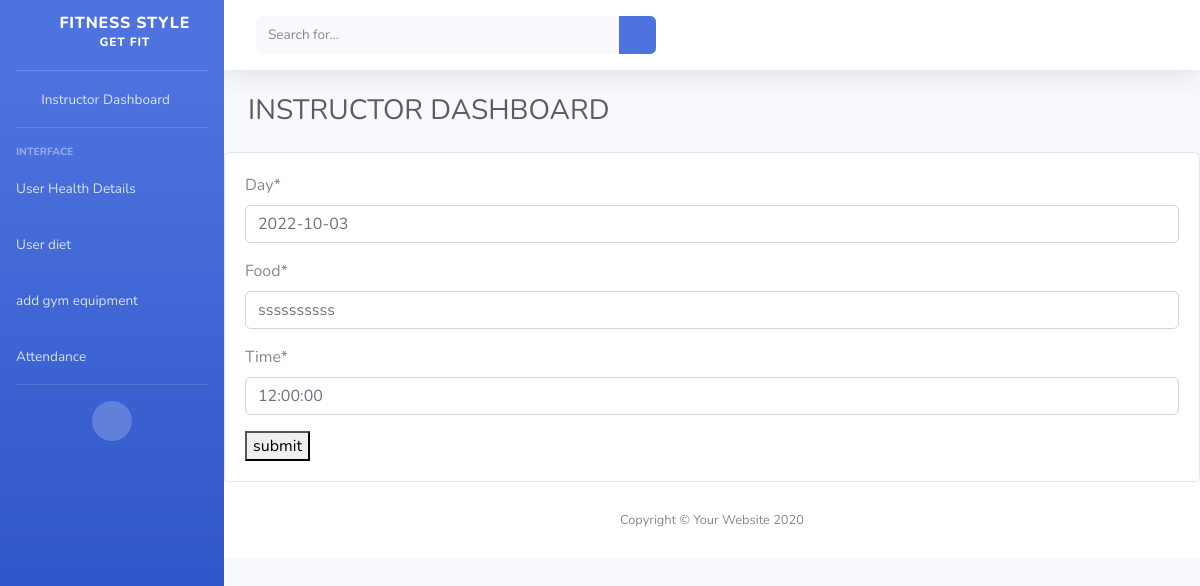
The page /udietbutton/2 on the database as committed earlier.
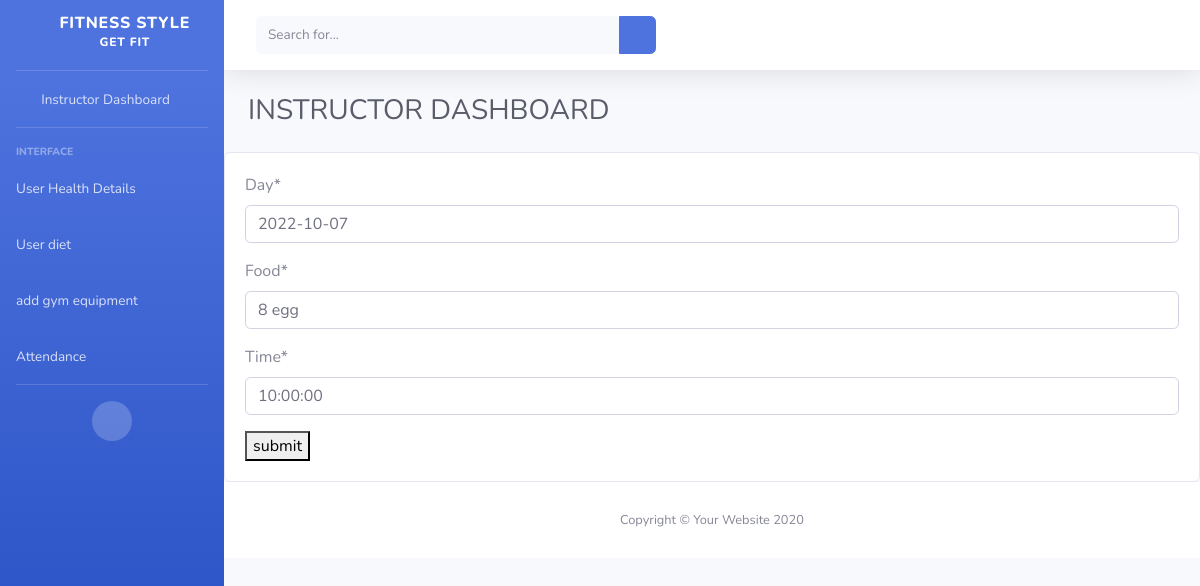
The same page on the database as committed later.
### FSapp/models.py (models this page shows)
class diet(models.Model):
    food = models.CharField(max_length=20)
    time = models.TimeField()
    day = models.DateField(max_length=7)

### FSapp/instructorviews.py (the view)
# urls.py: path('udietbutton/<int:id>',instructorviews.Updateuserdiet,name ='udietbutton'),
def Updateuserdiet(request,id):
    data = diet.objects.get(id=id)
    if request.method == 'POST':
        form = add_diet_form(request.POST, instance=data)
        if form.is_valid():
            form.save()
            return redirect('viewuserdiet')
    else:
        form = add_diet_form(instance=data)
    return render(request, 'instructor/add_update_diet.html', {"form": form})

### FSapp/forms.py
class add_diet_form(forms.ModelForm):
    class Meta:
        model = diet
        fields =['day','food','time']

### templates/instructor/add_update_diet.html
{% extends 'instructor/instructor_dashboard.html' %}
{% load crispy_forms_filters %}
{% block content %}
<form method="POST">{% csrf_token %}
    {{form|crispy}}
<button type="submit">submit</button> </form>
{% endblock %}

Rows that differ between the two databases and show on the page:
changed diet: day "2022-10-03" → "2022-10-07"; food "ssssssssss" → "8 egg"; time "12:00:00" → "10:00:00"
